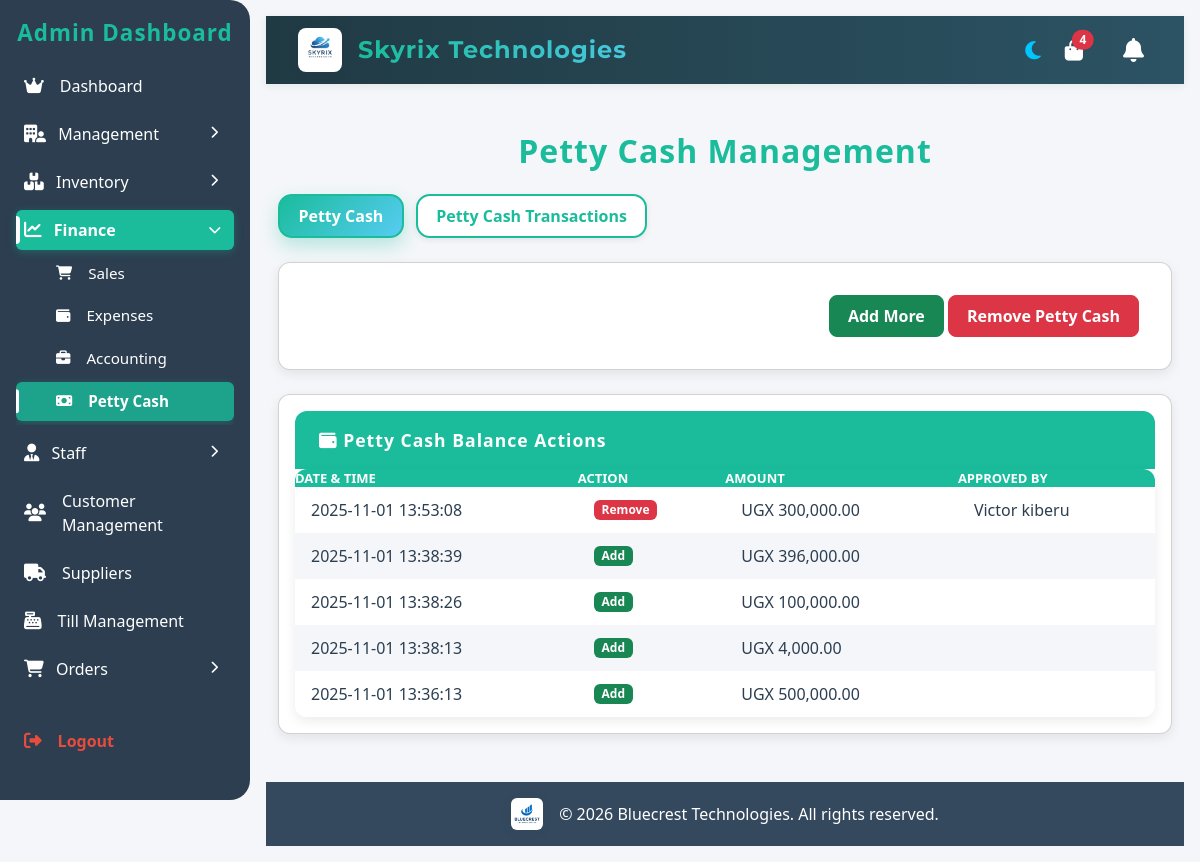
/pages/petty_cash.php (signed in), run on the app's committed database.
### tables this page shows
CREATE TABLE `petty_cash_balance` (
  `id` int(11) NOT NULL,
  `amount` decimal(15,2) NOT NULL,
  `type` enum('add','remove') NOT NULL,
  `created_at` datetime NOT NULL,
  `approved_by` varchar(255) DEFAULT NULL
);

### pages/petty_cash.php (the view, shortened to what this page needs)
<?php
include '../includes/db.php';
include '../includes/header.php';
$res_add = $conn->query("SELECT SUM(amount) AS total_add FROM petty_cash_balance WHERE type='add'");
$res_remove = $conn->query("SELECT SUM(amount) AS total_remove FROM petty_cash_balance WHERE type='remove'");
$total_add = $res_add ? floatval($res_add->fetch_assoc()['total_add']) : 0;
$total_remove = $res_remove ? floatval($res_remove->fetch_assoc()['total_remove']) : 0;
$petty_balance = $total_add - $total_remove;
$user_role = $_SESSION['role'] ?? '';
$branches_res = $conn->query("SELECT id, name FROM branch ORDER BY name ASC");
$balance_actions = $conn->query("SELECT * FROM petty_cash_balance ORDER BY created_at DESC");
$pcTransActive = (isset($_GET['tab']) && $_GET['tab'] === 'transactions') || (($user_role ?? '') === 'staff');
?>
<link rel="stylesheet" href="assets/css/petty_cash.css">
<div class="container mt-5 mb-5">
    <h2 class="page-title mb-4 text-center">Petty Cash Management</h2>
    <ul class="nav nav-pills pc-tabs mb-4" id="pettyCashTabs" role="tablist">
      <li class="nav-item" role="presentation">
        <button class="nav-link<?= $pcTransActive ? '' : ' active' ?>"
                id="pc-main-tab"
                data-bs-toggle="tab"
                data-bs-target="#petty-cash"
                type="button"
                role="tab"
                aria-controls="petty-cash"
                aria-selected="<?= $pcTransActive ? 'false' : 'true' ?>">
          Petty Cash
        </button>
      </li>
      <li class="nav-item" role="presentation">
        <button class="nav-link<?= $pcTransActive ? ' active' : '' ?>"
                id="pc-trans-tab"
                data-bs-toggle="tab"
                data-bs-target="#petty-cash-transactions"
                type="button"
                role="tab"
                aria-controls="petty-cash-transactions"
                aria-selected="<?= $pcTransActive ? 'true' : 'false' ?>">
          Petty Cash Transactions
        </button>
      </li>
    </ul>
    <div class="tab-content" id="pettyCashTabsContent">
        <?php if ($user_role !== 'staff'): ?>
        <div class="tab-pane fade <?= $pcTransActive ? '' : 'show active' ?>" id="petty-cash">
            <div class="card mb-4 d-none d-md-flex">
                <div class="card-body d-flex align-items-center justify-content-between">
                    <div>
                        <span class="petty-balance">Account Balance: UGX <?= number_format($petty_balance, 2) ?></span>
                    </div>
                    <div>
                        <button class="btn btn-success petty-action-btn" data-bs-toggle="modal" data-bs-target="#addPettyModal">Add More</button>
                        <button class="btn btn-danger petty-action-btn" data-bs-toggle="modal" data-bs-target="#removePettyModal">Remove Petty Cash</button>
                    </div>
                </div>
            </div>
            <div class="card">
                <div class="petty-balance-header">
                    <span class="fw-bold title-card"><i class="fa-solid fa-wallet"></i> Petty Cash Balance Actions</span>
                </div>
                <div class="card-body p-0">
                    <div class="transactions-table">
                        <table>
                            <thead>
                                <tr>
                                    <th>Date & Time</th>
                                    <th>Action</th>
                                    <th>Amount</th>
                                    <th>Approved By</th>
                                </tr>
                            </thead>
                            <tbody>
                                <?php if ($balance_actions && $balance_actions->num_rows > 0): ?>
                                    <?php while ($row = $balance_actions->fetch_assoc()): ?>
                                        <tr>
                                            <td><?= htmlspecialchars($row['created_at']) ?></td>
                                            <td>
                                                <?php if ($row['type'] === 'add'): ?>
                                                    <span class="badge bg-success">Add</span>
                                                <?php else: ?>
                                                    <span class="badge bg-danger">Remove</span>
                                                <?php endif; ?>
                                            </td>
                                            <td>UGX <?= number_format($row['amount'], 2) ?></td>
                                            <td><?= htmlspecialchars($row['approved_by']) ?></td>
                                        </tr>
                                    <?php endwhile; ?>
                                <?php else: ?>
                                    <tr>
                                        <td colspan="4" class="text-center text-muted">No balance actions found.</td>
                                    </tr>
                                <?php endif; ?>
                            </tbody>
                        </table>
                    </div>
                </div>
            </div>
        </div>
        <?php endif; ?>
    </div>
</div>
<?php include '../includes/footer.php'; ?>

### pages/assets/css/style.css (style rules this page uses)
:root { --bg-color: #f4f6f9; --text-color: #2c3e50; --card-bg: #fff; --card-shadow: rgba(0,0,0,0.08); --primary-color: #1abc9c; --success-color: #2ecc71; --warning-color: #f1c40f; --danger-color: #e74c3c; --info-color: #3498db; --secondary-color: #95a5a6; }
* { box-sizing: border-box; margin: 0; padding: 0; }
body { background-color: var(--bg-color); color: var(--text-color); font-family: 'Segoe UI', Tahoma, Geneva, Verdana, sans-serif; margin: 0; padding: 0; }
h1,h2,h3,h4,h5,h6 { margin: 0; }
.card { background: var(--card-bg); padding: 1rem; border-radius: 12px; box-shadow: 0 4px 12px var(--card-shadow); transition: transform 0.2s ease; }
.title-card, .transactions-title { color: #1abc9c;; font-weight: 600; font-size: 1.05rem; margin-bottom: 1rem; text-align: left; }
.transactions-table table { width: 100%; border-collapse: collapse; background: var(--card-bg); border-radius: 12px; overflow: hidden; box-shadow: 0 4px 12px var(--card-shadow); }
.transactions-table thead { background: var(--primary-color); color: #fff; }
.transactions-table tbody td { color: var(--text-color); padding: 0.75rem 1rem; }
.transactions-table tbody tr { background-color: #fff; transition: background 0.2s; }
.transactions-table tbody tr:nth-child(even) { background-color: #f4f6f9; }

### pages/assets/css/petty_cash.css (style rules this page uses)
.pc-tabs { display: flex; flex-wrap: wrap; gap: 0.75rem; margin: 0.5rem 0 1rem; border: none; }
.pc-tabs .nav-link { border: 2px solid var(--primary-color) !important; background: #fff !important; color: var(--primary-color) !important; border-radius: 14px !important; padding: 0.48rem 1.15rem !important; font-weight: 600 !important; box-shadow: 0 2px 6px rgba(0,0,0,0.08) !important; transition: background 0.18s, color 0.18s, box-shadow 0.18s, transform 0.18s !important; }
.pc-tabs .nav-link.active, .pc-tabs .show > .nav-link { background: linear-gradient(135deg, #1abc9c 0%, #56ccf2 100%) !important; color: #fff !important; border-color: #1abc9c !important; box-shadow: 0 8px 18px rgba(26,188,156,0.28) !important; }
.petty-balance { font-size: 1.2rem; font-weight: 700; color: #fff; }
.card { border-radius: 12px; box-shadow: 0px 4px 12px rgba(0,0,0,0.08); background: var(--card-bg); }
.card-header, .title-card { font-weight: 600; background: var(--primary-color); color: #fff !important; border-radius: 12px 12px 0 0 !important; font-size: 1.1rem; letter-spacing: 1px; }
.petty-balance-header { background: var(--primary-color); color: #fff; padding: 1rem 1.5rem; border-radius: 12px 12px 0 0; }
.petty-action-btn { border-radius: 8px; font-weight: 600; padding: 8px 18px; }
.transactions-table table { width: 100%; border-collapse: collapse; background: var(--card-bg); border-radius: 12px; overflow: hidden; box-shadow: 0 4px 12px var(--card-shadow); }
.transactions-table thead { background: var(--primary-color); color: #fff; text-transform: uppercase; font-size: 13px; }
.transactions-table tbody td { color: var(--text-color); padding: 0.75rem 1rem; }
.transactions-table tbody tr { background-color: #fff; transition: background 0.2s; }
.transactions-table tbody tr:nth-child(even) { background-color: #f4f6f9; }
.page-title { font-size: 2rem; font-weight: 700; color: var(--primary-color); letter-spacing: 1px; }

### data on the page
petty_cash_balance: created_at "2025-11-01 13:53:08", type "Remove", amount "300,000.00", approved_by "Victor kiberu"
petty_cash_balance: created_at "2025-11-01 13:38:39", type "Add", amount "396,000.00"
petty_cash_balance: created_at "2025-11-01 13:38:26", type "Add", amount "100,000.00"
petty_cash_balance: created_at "2025-11-01 13:38:13", type "Add", amount "4,000.00"
petty_cash_balance: created_at "2025-11-01 13:36:13", type "Add", amount "500,000.00"

### other printed values
$pending_orders_count "4"
